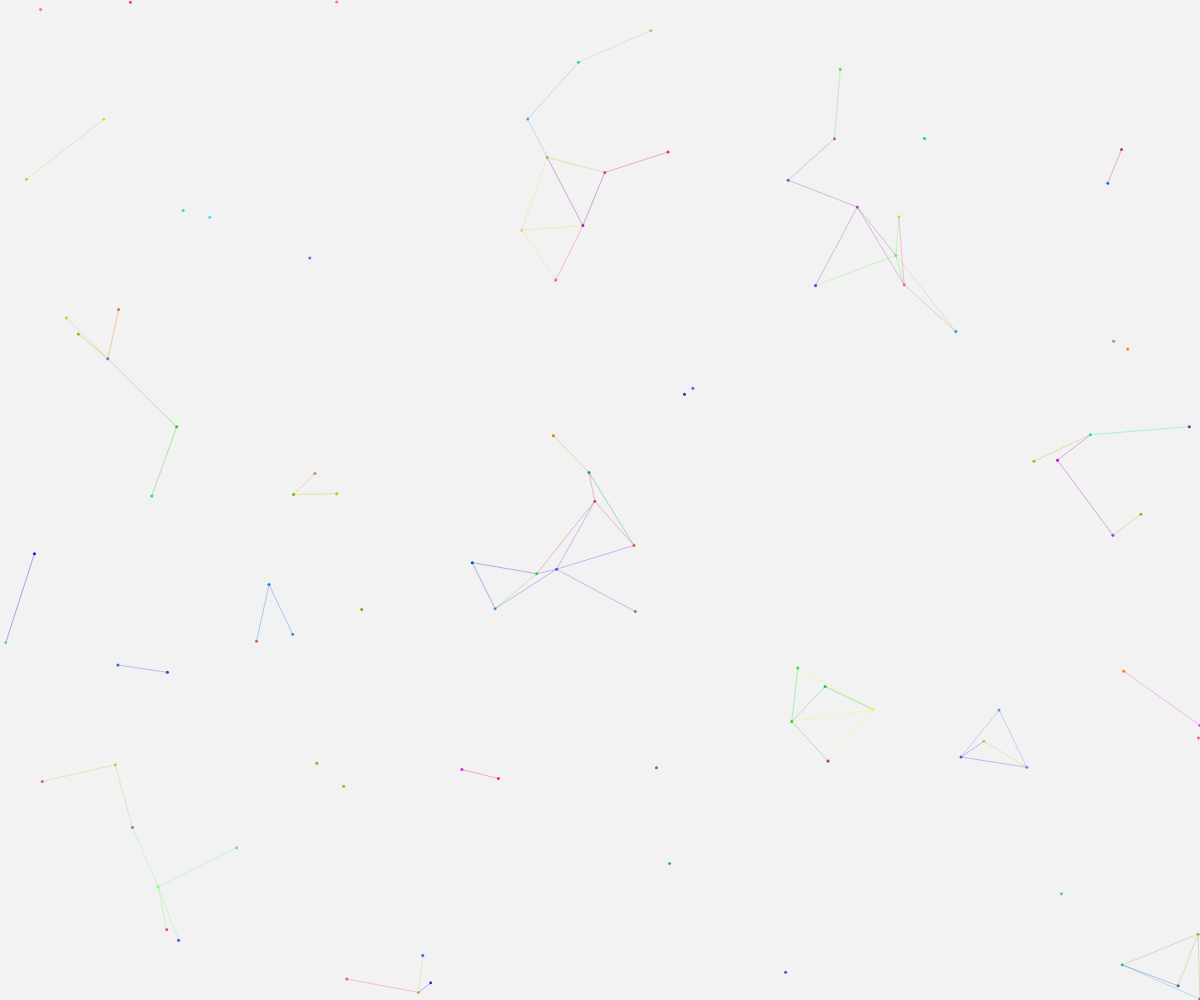
Frame 1 (no input)
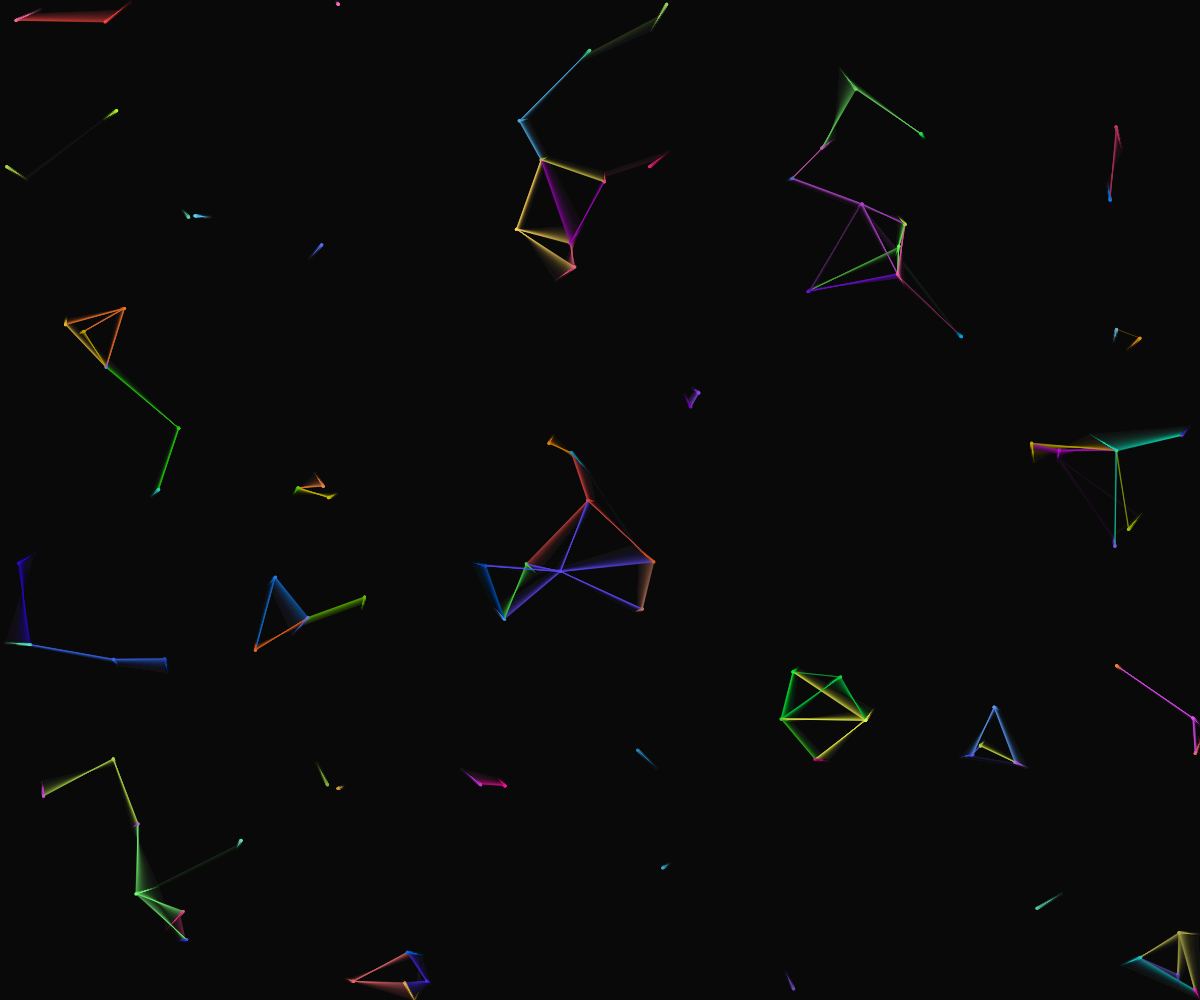
Frame 60 (no input)
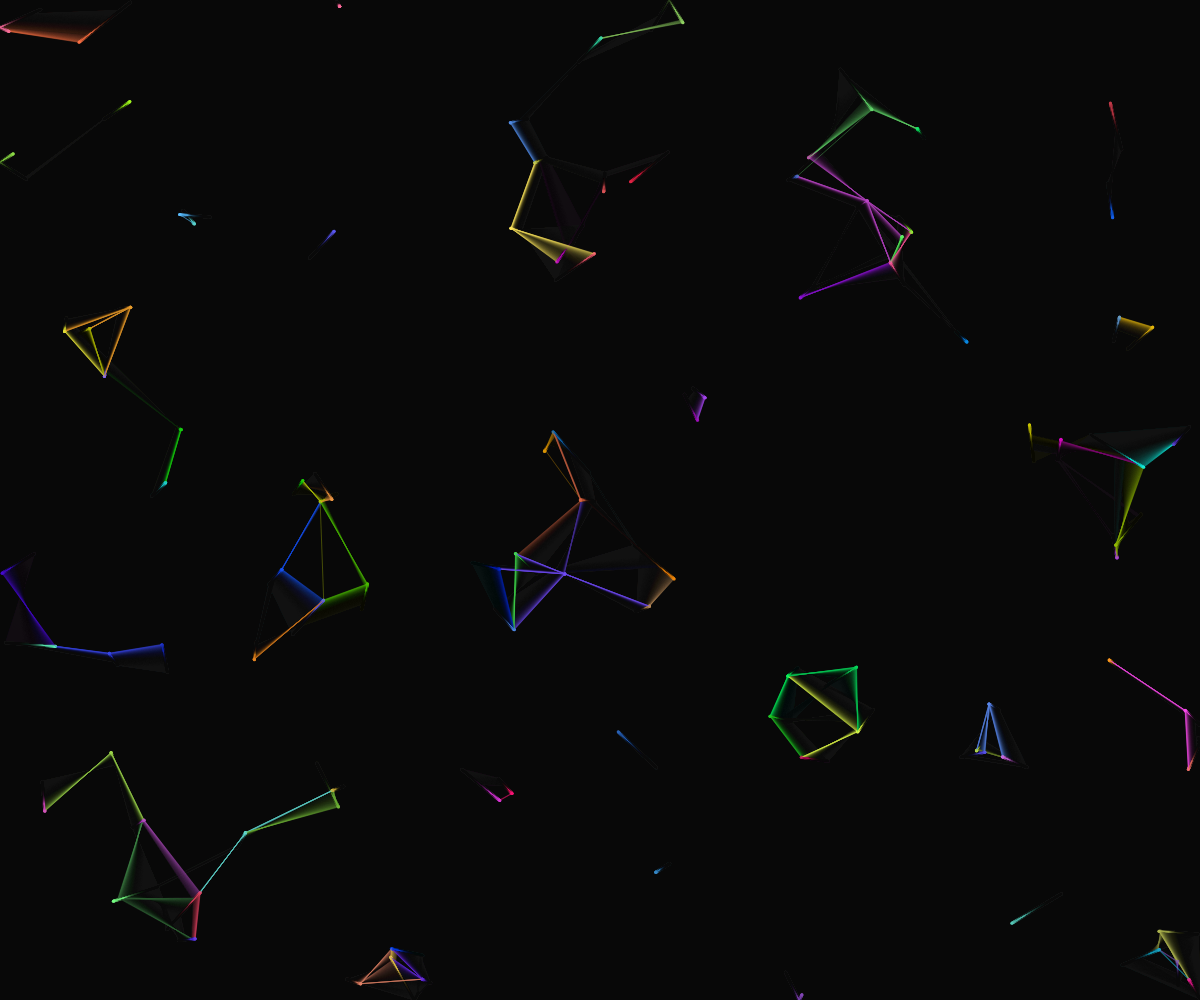
Frame 120 (the mouse pressed at the canvas centre since frame 60)

The p5.js sketch that drew these frames (run headless with seeded random() and noise() and a simulated clock; from frame 60 on, the mouse is pressed at the canvas centre):

// p5.js sketch
// ── sketch.js
let threads = [];
let grid = [];
const GRID_SIZE = 20;
const THREAD_COUNT = 100;
const MAX_CONNECTIONS = 50;

function setup() {
  createCanvas(windowWidth, windowHeight);
  colorMode(HSB, 360, 100, 100, 1);
  
  // Initialize grid for spatial hashing
  for (let i = 0; i < GRID_SIZE; i++) {
    grid[i] = [];
    for (let j = 0; j < GRID_SIZE; j++) {
      grid[i][j] = [];
    }
  }
  
  // Create initial threads
  for (let i = 0; i < THREAD_COUNT; i++) {
    threads.push({
      x: random(width),
      y: random(height),
      vx: random(-1, 1),
      vy: random(-1, 1),
      hue: random(360),
      saturation: random(50, 100),
      brightness: random(70, 100),
      tension: random(0.1, 0.5),
      connections: [],
      history: []
    });
  }
}

function draw() {
  background(0, 0, 0, 0.05); // Semi-transparent background for motion trails
  
  // Clear grid
  for (let i = 0; i < GRID_SIZE; i++) {
    for (let j = 0; j < GRID_SIZE; j++) {
      grid[i][j] = [];
    }
  }
  
  // Update and draw threads
  for (let i = 0; i < threads.length; i++) {
    let thread = threads[i];
    
    // Update position with tension effect
    thread.x += thread.vx * thread.tension;
    thread.y += thread.vy * thread.tension;
    
    // Bounce off edges
    if (thread.x < 0 || thread.x > width) thread.vx *= -1;
    if (thread.y < 0 || thread.y > height) thread.vy *= -1;
    
    // Store position for history trail
    thread.history.push({x: thread.x, y: thread.y});
    if (thread.history.length > 30) {
      thread.history.shift();
    }
    
    // Add to grid
    let gridX = floor(thread.x / (width / GRID_SIZE));
    let gridY = floor(thread.y / (height / GRID_SIZE));
    if (gridX >= 0 && gridX < GRID_SIZE && gridY >= 0 && gridY < GRID_SIZE) {
      grid[gridX][gridY].push(i);
    }
    
    // Draw history trail
    noFill();
    stroke(thread.hue, thread.saturation, thread.brightness, 0.5);
    strokeWeight(1);
    beginShape();
    for (let h = 0; h < thread.history.length; h++) {
      vertex(thread.history[h].x, thread.history[h].y);
    }
    endShape();
    
    // Draw main thread
    noStroke();
    fill(thread.hue, thread.saturation, thread.brightness, 1);
    ellipse(thread.x, thread.y, 3, 3);
  }
  
  // Find connections between threads in adjacent grid cells
  for (let i = 0; i < GRID_SIZE; i++) {
    for (let j = 0; j < GRID_SIZE; j++) {
      let cell = grid[i][j];
      
      // Connect to neighbors
      for (let k = 0; k < cell.length; k++) {
        let a = cell[k];
        
        // Check adjacent cells
        for (let di = -1; di <= 1; di++) {
          for (let dj = -1; dj <= 1; dj++) {
            if (di === 0 && dj === 0) continue;
            
            let ni = i + di;
            let nj = j + dj;
            
            if (ni >= 0 && ni < GRID_SIZE && nj >= 0 && nj < GRID_SIZE) {
              for (let l = 0; l < grid[ni][nj].length; l++) {
                let b = grid[ni][nj][l];
                
                // Connect only once
                if (a < b) {
                  let threadA = threads[a];
                  let threadB = threads[b];
                  
                  let dx = threadA.x - threadB.x;
                  let dy = threadA.y - threadB.y;
                  let distance = sqrt(dx * dx + dy * dy);
                  
                  // Only connect if within range
                  if (distance < 100 && threadA.connections.length < MAX_CONNECTIONS) {
                    stroke(threadA.hue, threadA.saturation, threadA.brightness, 0.7);
                    strokeWeight(0.5);
                    line(threadA.x, threadA.y, threadB.x, threadB.y);
                    
                    // Add to connections
                    if (!threadA.connections.includes(b)) {
                      threadA.connections.push(b);
                    }
                  }
                }
              }
            }
          }
        }
      }
    }
  }
  
  // Occasionally form geometric motifs by adjusting tensions
  if (frameCount % 120 === 0) {
    for (let i = 0; i < threads.length; i++) {
      let thread = threads[i];
      thread.tension = random(0.1, 0.5);
      
      // Occasionally make a thread form a geometric pattern
      if (random() < 0.2) {
        let targetX = random(width);
        let targetY = random(height);
        let dx = targetX - thread.x;
        let dy = targetY - thread.y;
        let dist = sqrt(dx * dx + dy * dy);
        
        // Apply attraction to target with some randomness
        if (dist > 5) {
          thread.vx += dx / dist * 0.02;
          thread.vy += dy / dist * 0.02;
        }
      }
    }
  }
  
  // Occasionally change thread colors for dynamic patterns
  if (frameCount % 60 === 0) {
    for (let i = 0; i < threads.length; i++) {
      let thread = threads[i];
      thread.hue = (thread.hue + random(5, 15)) % 360;
    }
  }
}

function windowResized() {
  resizeCanvas(windowWidth, windowHeight);
}
